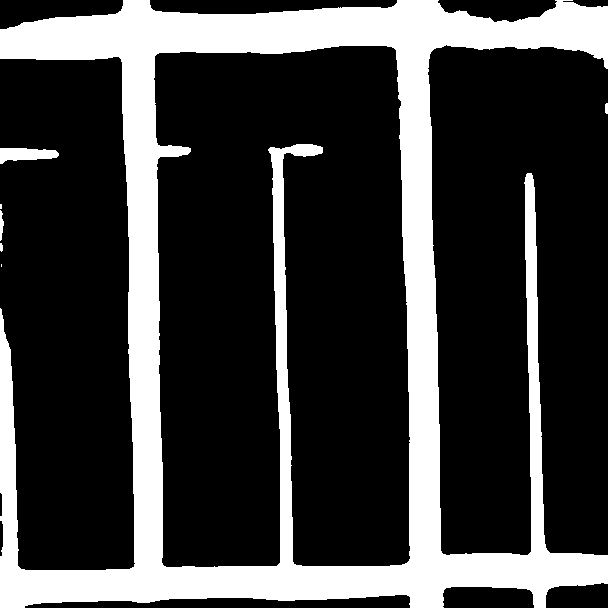
#> input picture dataset/test_dataset/predicted/predicted_test_1.png, 608 x 608 px; its folder holds only this picture in this run
$ jupyter execute --allow-errors run.ipynb   (shell and % lines are left out)
#> lines starting #> are read from the running program, lines starting #| are printed output that depends on the picture
### utils/mask_to_submission.py
import os
import numpy as np
import matplotlib.image as mpimg
import re

foreground_threshold = (
    0.25  # percentage of pixels > 1 required to assign a foreground label to a patch
)


# assign a label to a patch
def patch_to_label(patch):
    df = np.mean(patch)
    if df > foreground_threshold:
        return 1
    else:
        return 0


def mask_to_submission_strings(image_filename):
    """Reads a single image and outputs the strings that should go into the submission file"""
    img_number = int(re.search(r"\d+", image_filename).group(0))
    im = mpimg.imread(image_filename)
    patch_size = 16
    for j in range(0, im.shape[1], patch_size):
        for i in range(0, im.shape[0], patch_size):
            patch = im[i : i + patch_size, j : j + patch_size]
            label = patch_to_label(patch)
            yield ("{:03d}_{}_{},{}".format(img_number, j, i, label))


def masks_to_submission(submission_filename, *image_filenames):
    """Converts images into a submission file"""
    with open(submission_filename, "w") as f:
        f.write("id,prediction\n")
        for fn in image_filenames[0:]:
            f.writelines("{}\n".format(s) for s in mask_to_submission_strings(fn))


# [8 lines that do not run on import are left out]

### run.ipynb
# Run Notebook
<hr style="clear:both">
In this notebook, you can train a model, perform inference, and generate a submission file
 for AIcrowd. As it is currently set up, running the notebook will only perform inference on the test set and create a CSV file corresponding to our best submission.

*Authors:* Mahmoud Dokmak, Romain Corbel, Guilhem Destriau

<hr style="clear:both">

[cell 1]
from google.colab import drive

drive.mount("/content/drive")

[cell 2]
%cd /content/drive/MyDrive/ml-project-2-satnet

[cell 3]
import matplotlib.pyplot as plt
import numpy as np
import pandas as pd
import os
import sys
import warnings
from PIL import Image
from utils.helpers import *
from utils.mask_to_submission import *

warnings.filterwarnings("ignore")
os.environ["PYTHONPATH"] = "/content/drive/MyDrive/ml-project-2-satnet"

[cell 4]
# Compute the mean and the std on our 2600 images of our training dataset
#!python utils/data_normalization.py
# This cell took 11 min to run and outputed :
# Mean: tensor([0.3305, 0.3261, 0.2917])
# Standard Deviation: tensor([0.1894, 0.1836, 0.1829])

[cell 5]
#!python utils/unet_trainer.py

[cell 6]
# It takes around 3 minutes to run on Google Colab

[cell 7]
# Access to the metric dictionary json file
metrics = pd.read_json("models/metrics_final.json")
#> (reads models/metrics_final.json from the repository)
# print(metrics)

# Plotting the loss, the accuracy, and the F1 score on the training and validation set
plt.figure(figsize=(24, 6))

# Epoch starts at 1 and not 0
epochs = range(1, len(metrics["train_loss"]) + 1)

plt.subplot(1, 3, 1)
plt.plot(epochs, metrics["train_loss"], label="Train Loss")
plt.plot(epochs, metrics["val_loss"], label="Validation Loss")
plt.xlabel("Epoch")
plt.ylabel("Loss")
plt.legend()
plt.title("Training and Validation Loss")

plt.subplot(1, 3, 2)
plt.plot(epochs, metrics["train_accuracy"], label="Train Accuracy")
plt.plot(epochs, metrics["val_accuracy"], label="Validation Accuracy")
plt.xlabel("Epoch")
plt.ylabel("Accuracy")
plt.legend()
plt.title("Training and Validation Accuracy")

plt.subplot(1, 3, 3)
plt.plot(epochs, metrics["train_f1"], label="Train F1-Score")
plt.plot(epochs, metrics["val_f1"], label="Validation F1-Score")
plt.xlabel("Epoch")
plt.ylabel("F1-Score")
plt.legend()
plt.title("Training and Validation F1-Score")

plt.show()
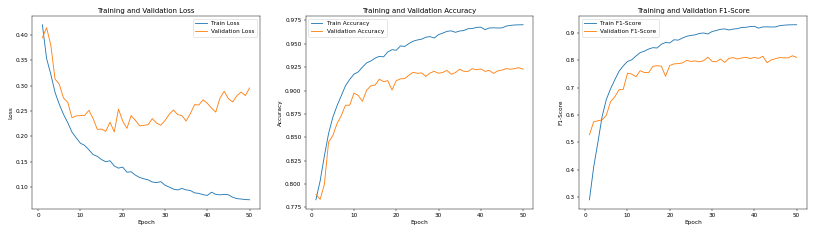
#> figure drawn by matplotlib, 3 panels; panel 1: curve peaks at x = 1, y = 0.42; panel 1: curve peaks at x = 2, y = 0.415; panel 2: curve peaks at x = 50, y = 0.97; panel 2: curve peaks at x = 49, y = 0.925

[cell 8]
predicted = "dataset/test_dataset/predicted/"
submission_csv = "models/submission.csv"
names = [
    os.path.join(predicted, f) for f in os.listdir(predicted) if f.endswith(".png")
]

# Ensure that the images are sorted to respect the order
names.sort(key=lambda x: int(re.search(r"\d+", x).group()))
print("Collected image filenames:")
for name in names:
    print(name)

# Use the mask_to_submission function to create a csv file in the correct format
masks_to_submission(submission_csv, *names)
#> in patch_to_label, `df = np.mean(patch)`: df = 0
print(f"Submission file {submission_csv} created successfully.")

[cell 9]
# Making and overlay image/groundtruth
img = np.array(Image.open("dataset/test_dataset/images/test_46.png").convert("RGB"))
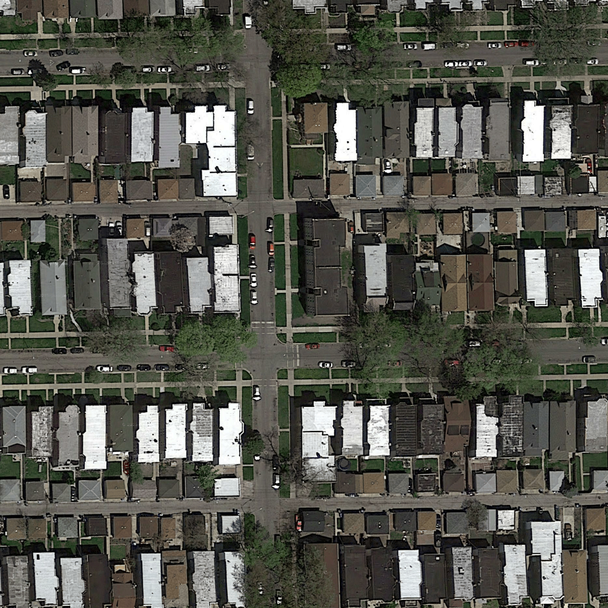
#> input picture dataset/test_dataset/images/test_46.png, 608 x 608 px
#> img is the input picture: shape (608, 608, 3); mean R, G, B 84.9, 85.3, 77.1
#> (the rest of this cell did not finish here and is left out)
